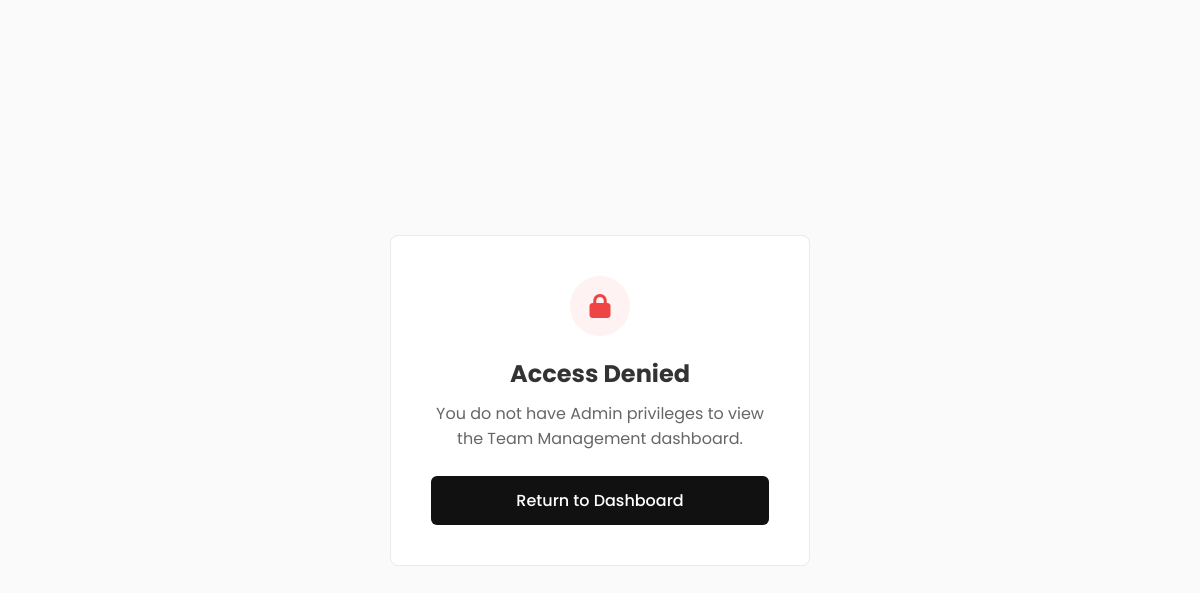
The app's page /team.php (signed in), older data.
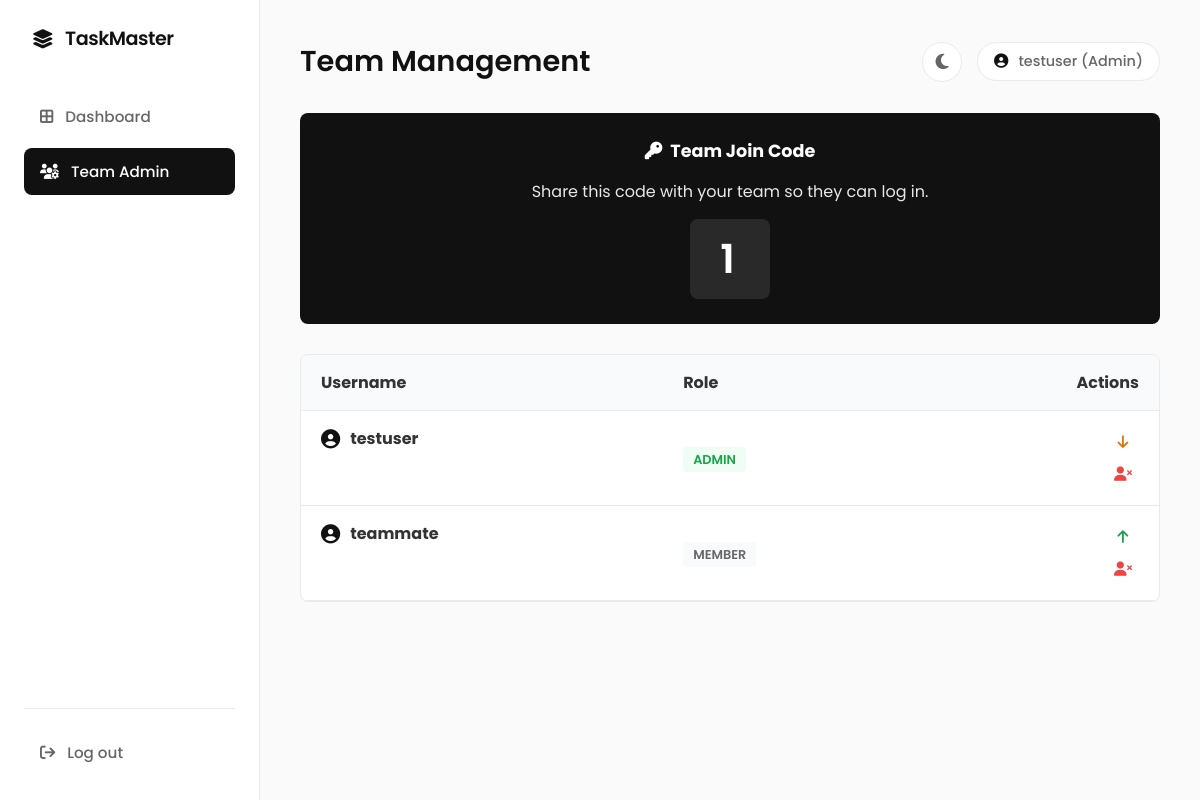
The same page, newer data.
### tables this page shows
CREATE TABLE `workspace_members` (
  `id` int(11) NOT NULL,
  `user_id` int(11) NOT NULL,
  `workspace_id` int(11) NOT NULL,
  `role` varchar(20) DEFAULT 'member'
);

CREATE TABLE `users` (
  `id` int(11) NOT NULL,
  `username` varchar(50) NOT NULL,
  `password_hash` varchar(255) NOT NULL,
  `created_at` timestamp NULL DEFAULT current_timestamp(),
  `workspace_id` int(11) DEFAULT NULL
);

### team.php (the view, shortened to what the changed rows need)
<?php
require 'db.php';
$workspace_id = $_SESSION['workspace_id'];
$user_id = $_SESSION['user_id'];
$stmt = $pdo->prepare('SELECT role FROM workspace_members WHERE user_id = ? AND workspace_id = ?');
$stmt->execute([$user_id, $workspace_id]);
$my_role = $stmt->fetchColumn();
if ($my_role !== 'admin') {
    ?>
    <!DOCTYPE html>
    <html>
    <head>
        <link rel="stylesheet" href="https://cdnjs.cloudflare.com/ajax/libs/font-awesome/6.4.0/css/all.min.css">
        <link rel="stylesheet" href="style.css">
    </head>
    <body>
        <div class="auth-wrapper">
            <div class="auth-card" style="text-align: center;">
                <div class="modal-icon" style="background: #fef2f2; color: #ef4444; margin: 0 auto 20px auto;">
                    <i class="fa-solid fa-lock"></i>
                </div>
                <h1 style="font-size: 1.5rem; margin-bottom: 10px;">Access Denied</h1>
                <p style="color: #666; margin-bottom: 25px;">You do not have Admin privileges to view the Team Management dashboard.</p>
                <a href="index.php" class="btn-primary" style="text-decoration: none; display: block; padding: 12px; border-radius: 6px;">Return to Dashboard</a>
            </div>
        </div>
    </body>
    </html>
    <?php
    exit;
}
$stmt = $pdo->prepare('
    SELECT u.id, u.username, wm.role
    FROM users u
    JOIN workspace_members wm ON u.id = wm.user_id
    WHERE wm.workspace_id = ?
');
$stmt->execute([$workspace_id]);
$members = $stmt->fetchAll();
?>
<!DOCTYPE html>
<html>
<head>
    <link rel="stylesheet" href="https://cdnjs.cloudflare.com/ajax/libs/font-awesome/6.4.0/css/all.min.css">
    <link rel="stylesheet" href="style.css">
</head>
<body>
    <div class="app-container">
        <aside class="sidebar">
            <div class="nav-brand"><i class="fa-solid fa-layer-group"></i> TaskMaster</div>
            <ul class="nav-links">
                <li><a href="index.php"><i class="fa-solid fa-border-all"></i> Dashboard</a></li>
                <li class="active"><a href="team.php"><i class="fa-solid fa-users-gear"></i> Team Admin</a></li>
            </ul>
            <div class="sidebar-bottom">
                <button onclick="showLogoutModal()" class="logout-btn">
                    <i class="fa-solid fa-arrow-right-from-bracket"></i> Log out
                </button>
            </div>
        </aside>
        <main class="main-content">
            <header class="top-header">
                <h1>Team Management</h1>
                <div class="header-actions">
                    <button id="theme-toggle" class="btn-icon" title="Toggle Dark Mode" onclick="toggleTheme()"><i class="fa-solid fa-moon" id="theme-icon"></i></button>
                    <div class="user-profile"><i class="fa-solid fa-circle-user"></i> <?= htmlspecialchars($_SESSION['username']) ?> (Admin)</div>
                </div>
            </header>
            <div class="add-task-container" style="text-align: center; background: #111; color: white; border: none;">
                <h2 style="color: white; justify-content: center;"><i class="fa-solid fa-key"></i> Team Join Code</h2>
                <p style="margin-bottom: 15px; opacity: 0.9;">Share this code with your team so they can log in.</p>
                <div style="font-size: 2.5rem; font-weight: 600; letter-spacing: 5px; background: rgba(255,255,255,0.1); padding: 10px 30px; border-radius: 8px; display: inline-block;">
                    <?= $workspace_id ?>
                </div>
            </div>
            <div class="add-task-container" style="padding: 0; overflow: hidden;">
                <table style="width: 100%; border-collapse: collapse;">
                    <thead>
                        <tr style="background: #f9fafb; border-bottom: 1px solid #eaeaea; text-align: left;">
                            <th style="padding: 15px 20px; color: #333;">Username</th>
                            <th style="padding: 15px 20px; color: #333;">Role</th>
                            <th style="padding: 15px 20px; color: #333; text-align: right;">Actions</th>
                        </tr>
                    </thead>
                    <tbody>
                        <?php foreach ($members as $member): ?>
                            <tr style="border-bottom: 1px solid #eaeaea;">
                                <td style="padding: 15px 20px; display: flex; align-items: center; gap: 10px;">
                                    <i class="fa-solid fa-circle-user" style="color: #111; font-size: 1.2rem;"></i>
                                    <strong><?= htmlspecialchars($member['username']) ?></strong>
                                </td>
                                <td style="padding: 15px 20px;">
                                    <span style="background: <?= $member['role'] === 'admin' ? '#f0fdf4' : '#f9fafb' ?>; color: <?= $member['role'] === 'admin' ? '#16a34a' : '#666' ?>; padding: 4px 10px; border-radius: 4px; font-size: 0.8rem; font-weight: 600; text-transform: uppercase;">
                                        <?= $member['role'] ?>
                                    </span>
                                </td>
                                <td style="padding: 15px 20px; text-align: right;">
                                    <?php if ($member['id'] !== $user_id): ?>
                                        <form method="POST" style="display: inline-block;">
                                            <?php if ($member['role'] === 'member'): ?>
                                                <button type="submit" name="action" value="promote" class="btn-icon" title="Make Admin" style="color: #16a34a;"><i class="fa-solid fa-arrow-up"></i></button>
                                            <?php else: ?>
                                                <button type="submit" name="action" value="demote" class="btn-icon" title="Remove Admin" style="color: #d97706;"><i class="fa-solid fa-arrow-down"></i></button>
                                            <?php endif; ?>
                                            <button type="button" class="btn-icon btn-remove-trigger" title="Kick from Team" style="color: #ef4444;"><i class="fa-solid fa-user-xmark"></i></button>
                                        </form>
                                    <?php endif; ?>
                                </td>
                            </tr>
                        <?php endforeach; ?>
                    </tbody>
                </table>
            </div>
        </main>
    </div>
</body>
</html>

Row changes from the older to the newer data that the page shows:
added workspace_members: user.username "testuser", role "ADMIN"
added workspace_members: user.username "teammate", role "MEMBER"
Text that changed along with them:
$_SESSION['username']: (not shown) → "testuser"
$workspace_id: (not shown) → "1"
text no longer shown: "Access Denied You do not have Admin privileges to view the Team Management dashboard. Return to Dashboard"
text now shown: "TaskMaster Dashboard Team Admin Log out Team Management (Admin) Team Join Code Share this code with your team so they can log in. Username Role Actions"
